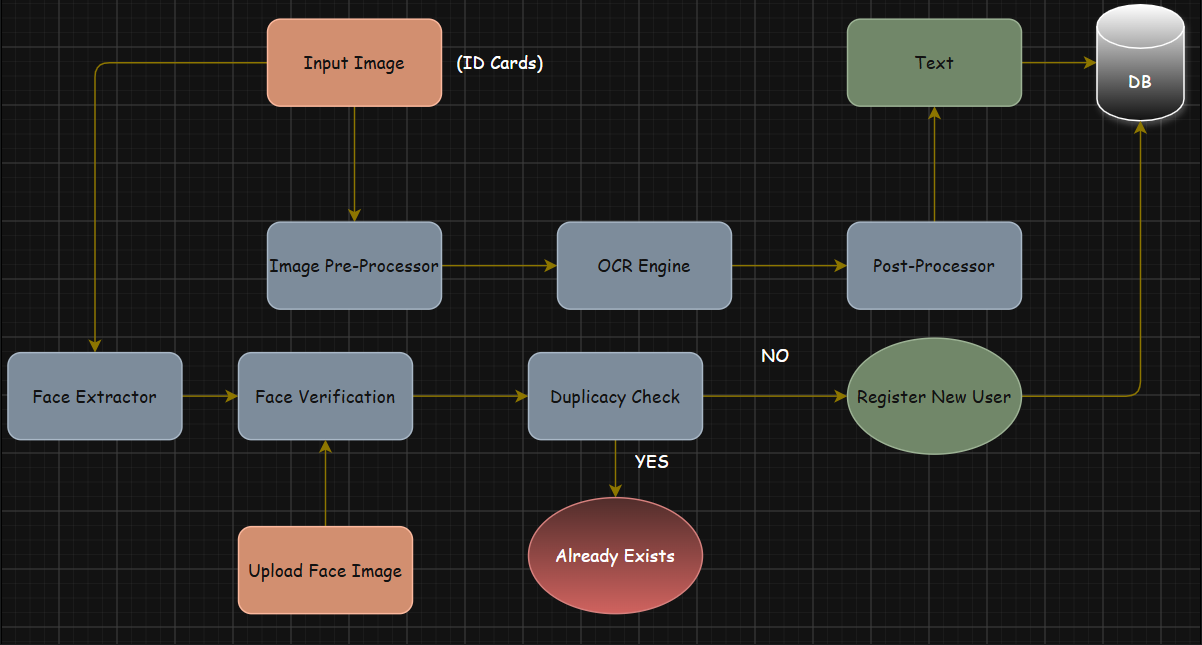
#> input picture data/img/image.png, 1202 x 645 px, given in place of image.jpg, which was not available
$ jupyter execute pytesseract.ipynb
#> lines starting #> are read from the running program, lines starting #| are printed output that depends on the picture; after the words box and inside, x2 and y2 are one past the last pixel; in counts of white or black regions, pixels touching at a corner belong together; pictures that were not available may be replaced by others from this repository, and a replacement may not be noted
[cell 1]
import matplotlib.pyplot as plt
import numpy as np
import pytesseract
import cv2

[cell 2]
img = cv2.imread('image.jpg')
#> img is the input picture: shape (645, 1202, 3); mean B, G, R 46.2, 47.4, 48.9

# get grayscale image
def get_grayscale(image):
    return cv2.cvtColor(image, cv2.COLOR_BGR2GRAY)

# noise removal
def remove_noise(image):
    return cv2.medianBlur(image,5)

#thresholding
def thresholding(image):
    return cv2.threshold(image, 0, 255, cv2.THRESH_BINARY + cv2.THRESH_OTSU)[1]

#dilation
def dilate(image):
    kernel = np.ones((5,5),np.uint8)
    return cv2.dilate(image, kernel, iterations = 1)

#erosion
def erode(image):
    kernel = np.ones((5,5),np.uint8)
    return cv2.erode(image, kernel, iterations = 1)

#opening - erosion followed by dilation
def opening(image):
    kernel = np.ones((5,5),np.uint8)
    return cv2.morphologyEx(image, cv2.MORPH_OPEN, kernel)

#canny edge detection
def canny(image):
    return cv2.Canny(image, 100, 200)

#skew correction
def deskew(image):
    coords = np.column_stack(np.where(image > 0))
    angle = cv2.minAreaRect(coords)[-1]
    if angle < -45:
        angle = -(90 + angle)
    else:
        angle = -angle
    (h, w) = image.shape[:2]
    center = (w // 2, h // 2)
    M = cv2.getRotationMatrix2D(center, angle, 1.0)
    rotated = cv2.warpAffine(image, M, (w, h), flags=cv2.INTER_CUBIC, borderMode=cv2.BORDER_REPLICATE)
    return rotated

#template matching
def match_template(image, template):
    return cv2.matchTemplate(image, template, cv2.TM_CCOEFF_NORMED)

[cell 3]
def get_edges_and_crop_roi(img, threshold=0.1):
    """
    Extracts the edges of an image and crops the ROI based on a threshold.

    Args:
        img (np.ndarray): The input image.
        threshold (float, optional): The threshold value for edge detection. Defaults to 0.1.

    Returns:
        tuple: A tuple containing the cropped ROI and the original image with edges highlighted.

    Raises:
        ValueError: If the input image is not a grayscale image.
    """

    if len(img.shape) != 2:
        raise ValueError("Input image must be a grayscale image.")

    # Apply Canny edge detection
    edges = cv2.Canny(img, 50, 150)

    # Find non-zero edge pixels
    non_zero_points = np.argwhere(edges > 0)

    # Find minimum and maximum points for each axis
    min_y, min_x = np.min(non_zero_points, axis=0)
    max_y, max_x = np.max(non_zero_points, axis=0)

    # Crop the ROI based on the edge boundaries
    cropped_roi = img[min_y:max_y + 1, min_x:max_x + 1]

    # Highlight edges on the original image (optional)
    img_with_edges = cv2.cvtColor(img, cv2.COLOR_GRAY2BGR)  # Convert to BGR for color
    img_with_edges[edges > 0] = [0, 0, 255]  # Highlight edges in blue

    return cropped_roi, img_with_edges

[cell 4]
img_path = "data/id_2.png"  # Replace with the correct path to your image

img = cv2.imread(img_path)
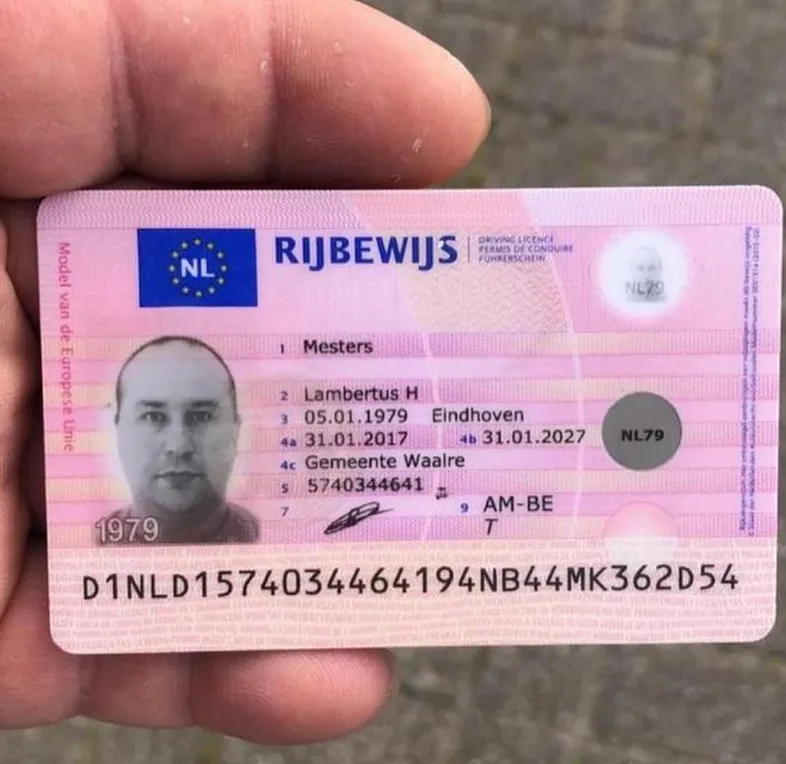
#> input picture data/01_raw_data/id_2.png, 786 x 764 px, found by its file name
#> img is the input picture: shape (764, 786, 3); mean B, G, R 151, 139.4, 177.3

# if img is None:
#     print("Error: Image not found at the specified path.")
# else:
#     # Convert BGR image to RGB for Matplotlib
img_rgb = cv2.cvtColor(img, cv2.COLOR_BGR2RGB)

# Display the image using Matplotlib
plt.imshow(img_rgb)
plt.show()

[cell 5]
# # Alternatively, display using OpenCV (close manually)
# cv2.imshow("ID Card", img)
# cv2.waitKey(0)
# cv2.destroyAllWindows()

[cell 6]
gray_img = cv2.cvtColor(img_rgb, cv2.COLOR_RGB2GRAY)
plt.imshow(gray_img)
plt.show()

[cell 7]
denoised_img = cv2.medianBlur(img, 5)

plt.imshow(denoised_img)

[cell 8]
binary_img = cv2.threshold(gray_img, 0, 255, cv2.THRESH_BINARY + cv2.THRESH_OTSU)[1]
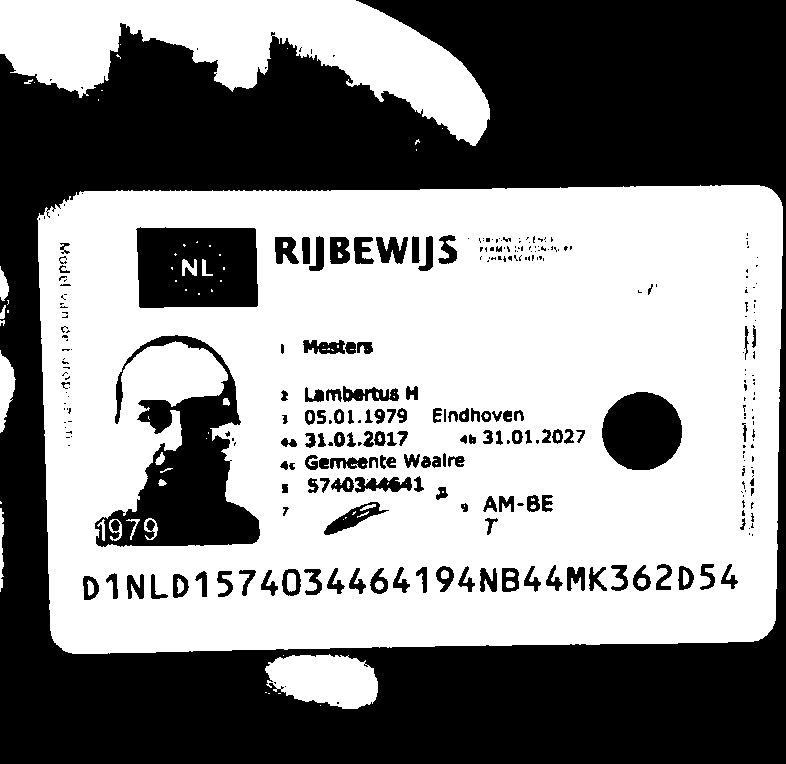
#> binary_img: shape (764, 786); 54.6% white; 310 black regions (180 under 20 px), largest, box (x1, y1, x2, y2) and area: (0, 0, 786, 764) 225029, (95, 335, 260, 547) 14545, (136, 227, 258, 308) 9130
plt.imshow(binary_img)

[cell 9]
x, y = get_edges_and_crop_roi(gray_img)
#> in get_edges_and_crop_roi, `edges = cv2.Canny(img, 50, 150)`:
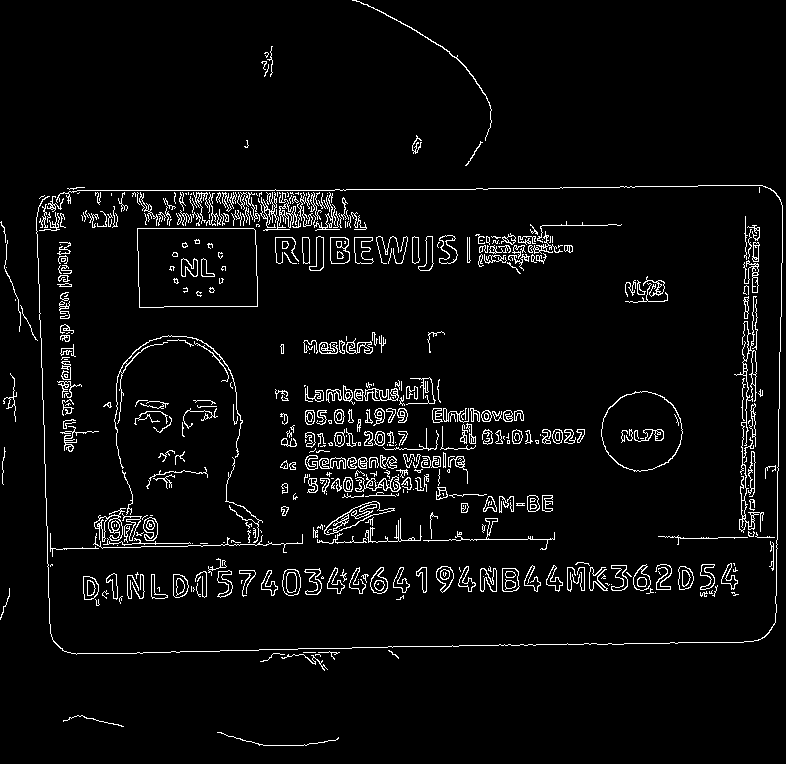
#> edges: shape (764, 786); 4.4% white in thin lines or dots
#> in get_edges_and_crop_roi, `non_zero_points = np.argwhere(edges > 0)`: non_zero_points = 26506 pairs, first value 0 to 745, second value 0 to 782
#> in get_edges_and_crop_roi, `min_y, min_x = np.min(non_zero_points, axis=0)`: min_y = 0
#> in get_edges_and_crop_roi, `max_y, max_x = np.max(non_zero_points, axis=0)`: max_y = 745; max_x = 782
#> in get_edges_and_crop_roi, `img_with_edges[edges > 0] = [0, 0, 255]`:
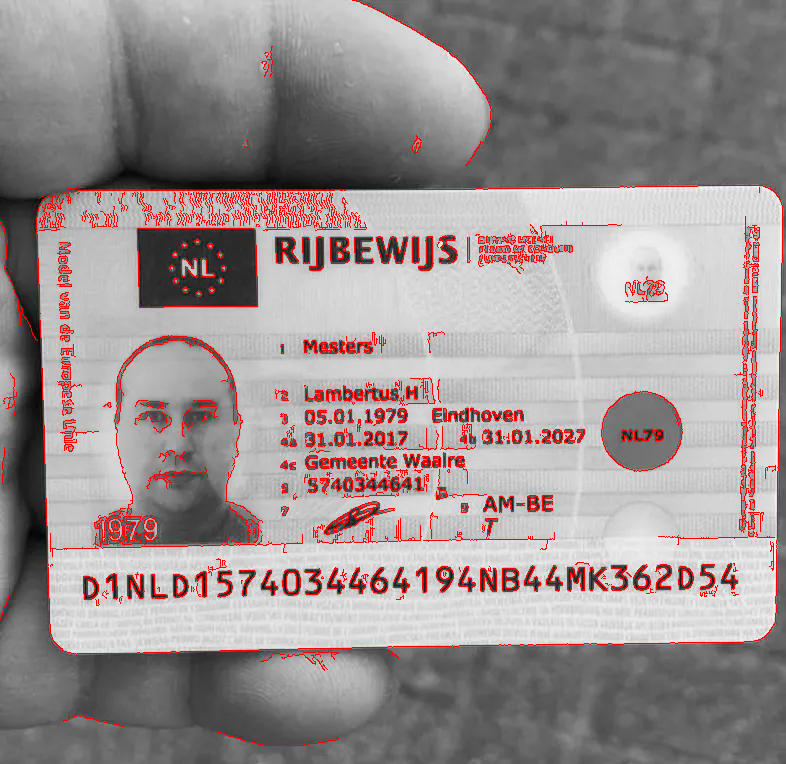
#> img_with_edges: shape (764, 786, 3); mean B, G, R 145.5, 145.5, 156.8

plt.imshow(y)

[cell 10]
def extract_id_card(img):
    """
    Extracts the ID card from an image containing a hand.

    Args:
        img (np.ndarray): The input image.

    Returns:
        np.ndarray: The cropped image containing the ID card, or None if no ID card is detected.
    """

    # Convert image to grayscale
    gray_img = cv2.cvtColor(img, cv2.COLOR_BGR2GRAY)

    # Apply adaptive thresholding to separate foreground (including ID card) from background
    thresh = cv2.adaptiveThreshold(gray_img, 255, cv2.ADAPTIVE_THRESH_MEAN_C, cv2.THRESH_BINARY, 11, 2)
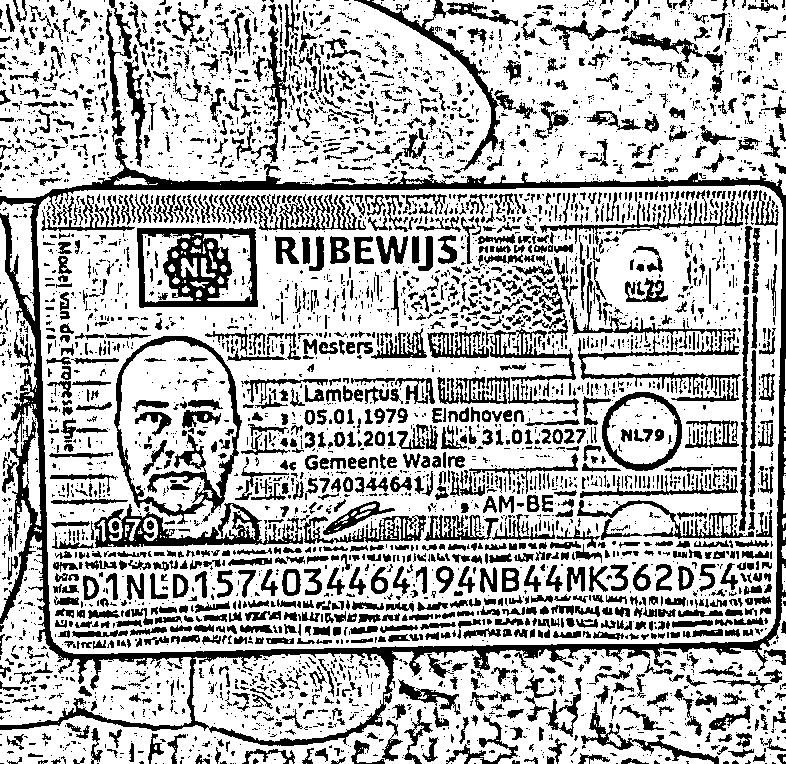
#> thresh: shape (764, 786); 70.8% white; 4523 black regions (3147 under 20 px)

    # Find contours in the thresholded image
    contours, _ = cv2.findContours(thresh, cv2.RETR_EXTERNAL, cv2.CHAIN_APPROX_SIMPLE)
#> contours = 98 contours, 83 with area under 20; largest, box (x1, y1, x2, y2) and area: (36, 185, 783, 654) 335524, (0, 0, 786, 198) 137636, (0, 596, 786, 764) 64769, (0, 535, 192, 726) 13812, (0, 218, 37, 618) 6540

    # Select the largest contour (assuming the ID card is the largest object)
    largest_contour = None
    largest_area = 0
    for cnt in contours:
        area = cv2.contourArea(cnt)
        if area > largest_area:
            largest_contour = cnt
            largest_area = area
#> this loop made 98 passes
#> (area, largest_area) on passes 9, 11, 48, 79: (53.5, 53.5), (261.5, 261.5), (64769, 64769), (335523.5, 335523.5)
#> area on passes 49, 50, 51, 57: 65.5, 36, 13812.5, 60
#> after the loop, largest_area = 335523.5; largest_contour = contour of 311 points, box (x1, y1, x2, y2) (36, 185, 783, 654), area 335524

    # If no large contour is found, assume no ID card is present
    if not largest_contour.any():
        return None

    # Get bounding rectangle of the largest contour
    x, y, w, h = cv2.boundingRect(largest_contour)
#> x = 36; y = 185; w = 747; h = 469

    # Apply additional filtering (optional):
    # - Apply bilateral filtering for noise reduction
    # filtered_img = cv2.bilateralFiltering(img[y:y+h, x:x+w], 9, 75, 75)
    # - Morphological operations (e.g., erosion, dilation) for shape refinement

    return img[y:y+h, x:x+w]
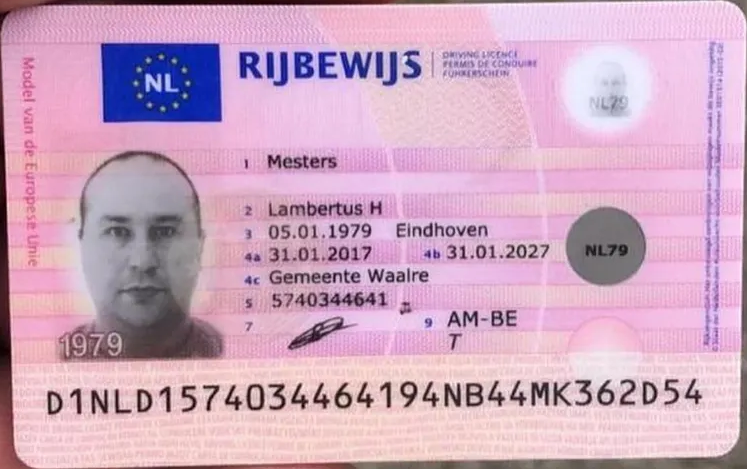
#> returned value: shape (469, 747, 3); mean of channels 0, 1, 2 192.4, 167.8, 205.8; drawn as B, G, R
#> in get_grayscale, `return cv2.cvtColor(image, cv2.COLOR_BGR2GRAY)`:
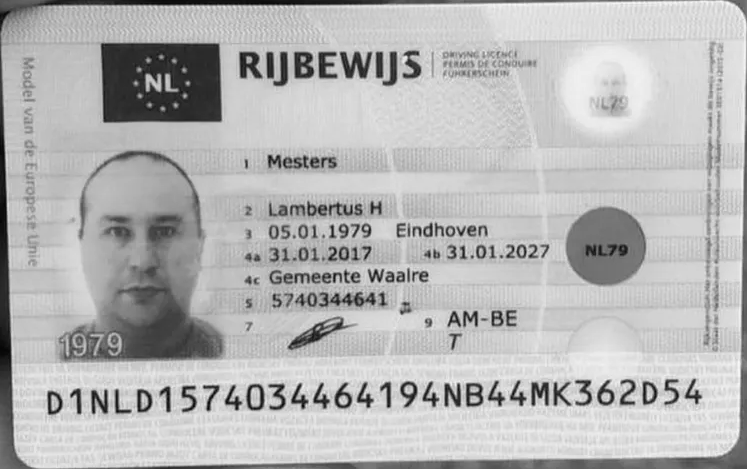
#> returned value: shape (469, 747); min 6, max 248, mean 182

[cell 11]
x = extract_id_card(img)

plt.imshow(x)

[cell 12]
def deskew_image(image):
    """
    Corrects skew in an image using the minimum enclosing rectangle method.

    Args:
        image (np.ndarray): The input image (grayscale).

    Returns:
        np.ndarray: The deskewed image (grayscale), or None if no non-zero pixels are found.

    Raises:
        ValueError: If the input image is not grayscale.
    """

    if len(image.shape) != 2:
        raise ValueError("Input image must be a grayscale image.")

    # Find non-zero pixel coordinates
    coords = np.column_stack(np.where(image > 0))
#> coords = 350343 pairs, first value 0 to 468, second value 0 to 746

    # Handle empty input gracefully
    if not coords.any():
        return None  # Return None or any appropriate default if no valid points

    # Ensure correct data type (float32 for consistency)
    coords = coords.astype(np.float32)

    # Calculate the angle of the minimum enclosing rectangle
    angle = cv2.minAreaRect(coords)[-1]
#> angle = -90

    # Adjust the angle to ensure it's within -90 to 90 degrees
    if angle < -45:
        angle = -(90 + angle)
#> angle = 0
    else:
        angle = -angle

    # Get image dimensions and center coordinates
    (h, w) = image.shape[:2]
#> h = 469; w = 747
    center = (w // 2, h // 2)
#> center = (373, 234)

    # Create rotation matrix using getRotationMatrix2D
    M = cv2.getRotationMatrix2D(center, angle, 1.0)
#> M = [[1, 0, 0], [0, 1, 0]]

    # Apply affine transformation using warpAffine with interpolation and border handling
    deskewed_image = cv2.warpAffine(image, M, (w, h), flags=cv2.INTER_CUBIC, borderMode=cv2.BORDER_REPLICATE)

    return deskewed_image

[cell 13]
y = deskew_image(get_grayscale(x))

plt.imshow(y)

[cell 14]
def deskew_and_align_image(image, margin_width=10, margin_height=10):
    """
    Corrects skew in an image using the minimum enclosing rectangle method,
    aligns it horizontally and vertically with specified margins, and avoids unnecessary rotation.

    Args:
        image (np.ndarray): The input image (grayscale).
        margin_width (int, optional): The desired horizontal margin. Defaults to 10.
        margin_height (int, optional): The desired vertical margin. Defaults to 10.

    Returns:
        np.ndarray: The deskewed and aligned image (grayscale), or None if no non-zero pixels are found.

    Raises:
        ValueError: If the input image is not grayscale.
    """
#> called with margin_width = 10, margin_height = 10

    if len(image.shape) != 2:
        raise ValueError("Input image must be a grayscale image.")

    # Find non-zero pixel coordinates
    coords = np.column_stack(np.where(image > 0))

    # Handle empty input gracefully
    if not coords.any():
        return None

    # Ensure correct data type (float32 for consistency)
    coords = coords.astype(np.float32)

    # Calculate the angle of the minimum enclosing rectangle
    angle = cv2.minAreaRect(coords)[-1]
#> angle = -90

    # Check if absolute angle is greater than a threshold (e.g., 45 degrees) to avoid unnecessary rotation
    if abs(angle) <= 45:
        # Skip rotation if angle is minimal
        new_angle = 0
    else:
        # Adjust the angle to ensure it's within -90 to 90 degrees
        if angle < -45:
            new_angle = -(90 + angle)
#> new_angle = 0
        else:
            new_angle = -angle

    # Get image dimensions and center coordinates
    (h, w) = image.shape[:2]
#> h = 469; w = 747
    center = (w // 2, h // 2)
#> center = (373, 234)

    # Create rotation matrix using getRotationMatrix2D with the adjusted angle
    M = cv2.getRotationMatrix2D(center, new_angle, 1.0)
#> M = [[1, 0, 0], [0, 1, 0]]

    # Apply affine transformation using warpAffine with interpolation and border handling
    deskewed_image = cv2.warpAffine(image, M, (w, h), flags=cv2.INTER_CUBIC, borderMode=cv2.BORDER_REPLICATE)

    # Calculate minimum and maximum bounding rectangle coordinates
    min_x, min_y = np.min(coords, axis=0)
#> min_x = 0; min_y = 0
    max_x, max_y = np.max(coords, axis=0)
#> max_x = 468; max_y = 746

    # Add margins to bounding rectangle
    new_min_x = max(0, min_x - margin_width)
#> new_min_x = 0
    new_max_x = min(w, max_x + margin_width)
#> new_max_x = 478
    new_min_y = max(0, min_y - margin_height)
#> new_min_y = 0
    new_max_y = min(h, max_y + margin_height)
#> new_max_y = 469

    # Extract and return the aligned ROI
    aligned_image = deskewed_image[int(new_min_y):int(new_max_y), int(new_min_x):int(new_max_x)]
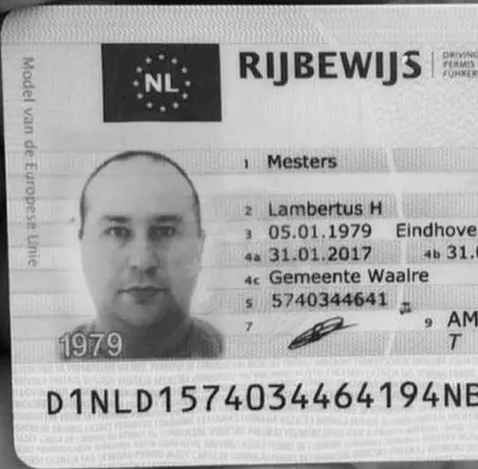
#> aligned_image: shape (469, 478); min 6, max 242, mean 173
    return aligned_image

[cell 15]
dskew = deskew_and_align_image(get_grayscale(x))

plt.imshow(dskew)

[cell 16]
def align_image(image, margin_width=10, margin_height=10):
    """
    Aligns an image horizontally and vertically with specified margins,
    avoiding rotations and handling cases with no content.

    Args:
        image (np.ndarray): The input image (grayscale).
        margin_width (int, optional): The desired horizontal margin. Defaults to 10.
        margin_height (int, optional): The desired vertical margin. Defaults to 10.

    Returns:
        np.ndarray: The aligned image (grayscale), or None if no non-zero pixels are found.

    Raises:
        ValueError: If the input image is not grayscale.
    """
#> called with margin_width = 10, margin_height = 10

    if len(image.shape) != 2:
        raise ValueError("Input image must be a grayscale image.")

    # Find non-zero pixel coordinates
    coords = np.column_stack(np.where(image > 0))

    # Handle empty input gracefully
    if not coords.any():
        return None

    # Get image dimensions
    (h, w) = image.shape[:2]
#> h = 469; w = 747

    # Calculate minimum and maximum bounding rectangle coordinates
    min_x, min_y = np.min(coords, axis=0)
#> min_x = 0; min_y = 0
    max_x, max_y = np.max(coords, axis=0)
#> max_x = 468; max_y = 746

    # Add margins to bounding rectangle
    new_min_x = max(0, min_x - margin_width)
#> new_min_x = 0
    new_max_x = min(w, max_x + margin_width)
#> new_max_x = 478
    new_min_y = max(0, min_y - margin_height)
#> new_min_y = 0
    new_max_y = min(h, max_y + margin_height)
#> new_max_y = 469

    # Extract and return the aligned ROI
    aligned_image = image[int(new_min_y):int(new_max_y), int(new_min_x):int(new_max_x)]
    return aligned_image
